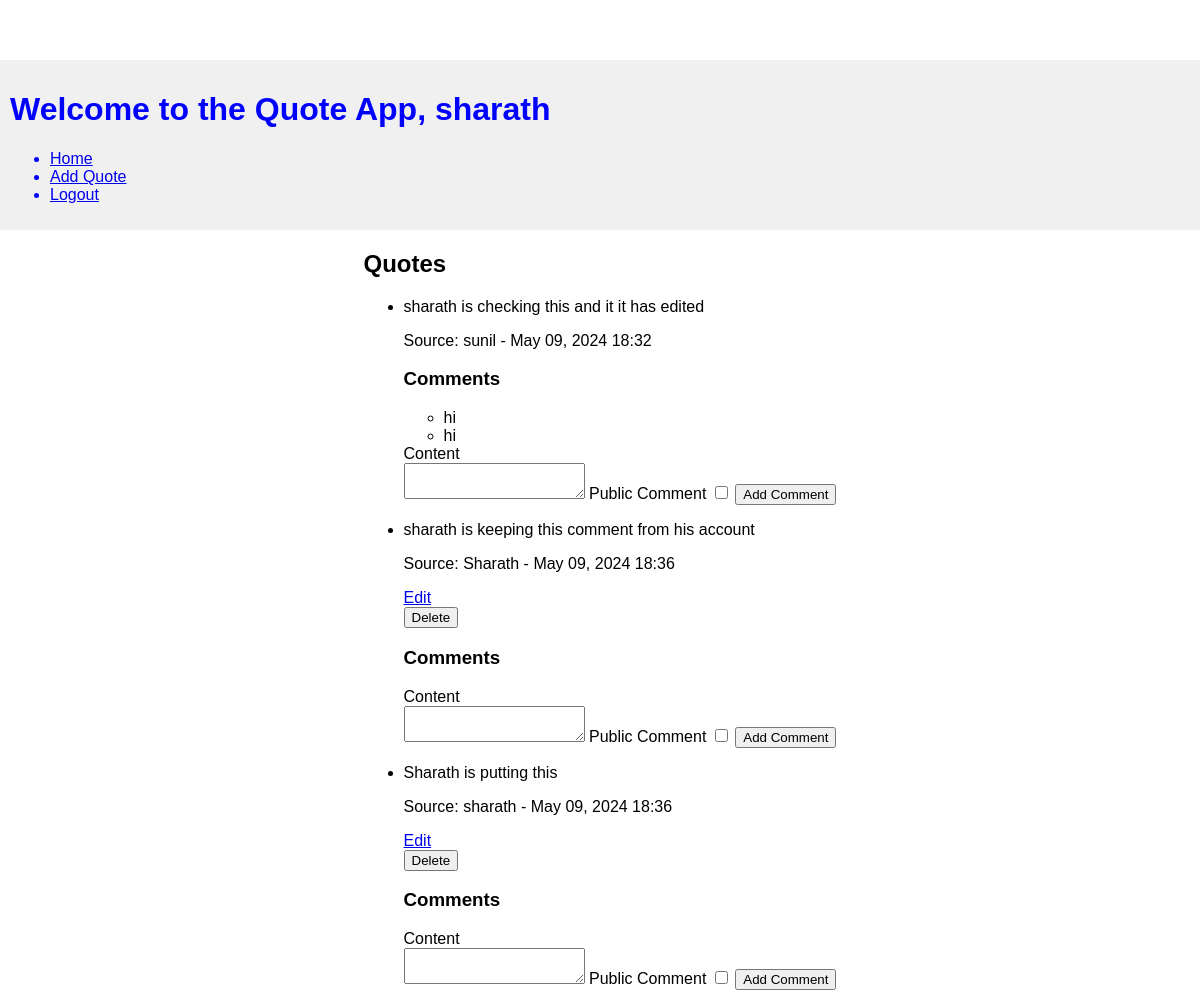
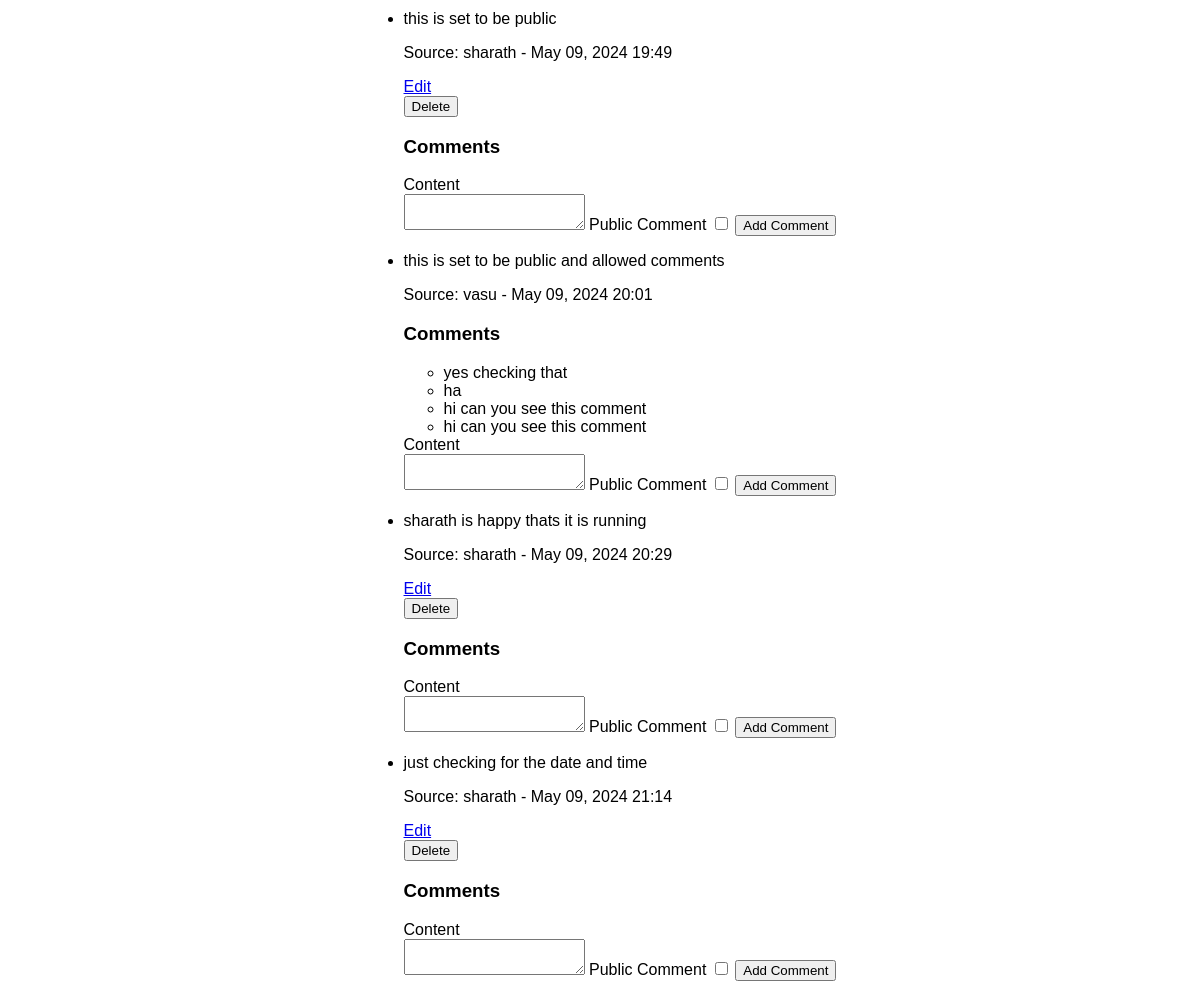
Screenshot of / (signed in) with the database file from the repository (2 pictures, top to bottom).
### app.py (models this page shows)
class User(UserMixin, db.Model):
    id = db.Column(db.Integer, primary_key=True)
    username = db.Column(db.String(20), unique=True, nullable=False)
    password_hash = db.Column(db.String(128), nullable=False)
    quotes = db.relationship('Quote', backref='author', lazy=True)
    comments = db.relationship('Comment', backref='author', lazy=True)

class Quote(db.Model):
    id = db.Column(db.Integer, primary_key=True)
    content = db.Column(db.Text, nullable=False)
    source = db.Column(db.String(100))  # Add the source attribute
    date_posted = db.Column(db.DateTime, default=datetime.utcnow)
    user_id = db.Column(db.Integer, db.ForeignKey('user.id'), nullable=False)
    public = db.Column(db.Boolean, default=True)
    comments_allowed = db.Column(db.Boolean, default=True)
    comments = db.relationship('Comment', backref='quote', lazy='dynamic')

class Comment(db.Model):
    id = db.Column(db.Integer, primary_key=True)
    content = db.Column(db.Text, nullable=False)
    public = db.Column(db.Boolean, default=False)
    date_posted = db.Column(db.DateTime, default=datetime.utcnow)
    user_id = db.Column(db.Integer, db.ForeignKey('user.id'), nullable=False)
    quote_id = db.Column(db.Integer, db.ForeignKey('quote.id'), nullable=False)

### app.py (the view)
@app.route('/')
def home():
    if current_user.is_authenticated:
        quotes = Quote.query.all()  # Fetch all quotes from the database
        comment_form = CommentForm()  # Instantiate the comment form
        return render_template('index.html', quotes=quotes, comment_form=comment_form)
    else:
        return redirect(url_for('login'))  # Redirect to login page if not logged in

### app.py
class CommentForm(FlaskForm):
    content = TextAreaField('Content', validators=[DataRequired()])
    public = BooleanField('Public Comment')
    submit = SubmitField('Submit')

### app.py (called while the page is built)
@login_manager.user_loader
def load_user(user_id):
    return User.query.get(int(user_id))

### templates/index.html (shortened to what this page needs)
<!DOCTYPE html>
<html lang="en">
<head>
</head>
<body>
    <header>
        <h1>Welcome to the Quote App, {{ current_user.username }}</h1>
        <nav>
            <ul>
                <li><a href="{{ url_for('home') }}">Home</a></li>
                <li><a href="{{ url_for('add_quote') }}">Add Quote</a></li>
                <li><a href="{{ url_for('logout') }}">Logout</a></li>
            </ul>
        </nav>
    </header>
    <main>
        <div>
            <h2>Quotes</h2>
            <ul>
                {% for quote in quotes %}
                    <li>
                        <p>{{ quote.content }}</p>
                        <p>Source: {{ quote.source }} - {{ quote.date_posted.strftime('%B %d, %Y %H:%M') }}</p>
                        {% if current_user == quote.author %}
                            <a href="{{ url_for('edit_quote', quote_id=quote.id) }}">Edit</a>
                            <form action="{{ url_for('delete_quote', quote_id=quote.id) }}" method="post">
                                <button type="submit">Delete</button>
                            </form>
                        {% endif %}
                        <h3>Comments</h3>
                        <ul>
                            {% for comment in quote.comments %}
                                <li>{{ comment.content }}</li>
                            {% endfor %}
                        </ul>
                        {% if current_user %}
                            <form action="{{ url_for('view_quote', quote_id=quote.id) }}" method="post">
                                {{ comment_form.content.label }}<br>
                                {{ comment_form.content(size=20) }}
                                {{ comment_form.public.label }} {{ comment_form.public() }}
                                <button type="submit">Add Comment</button>
                            </form>
                        {% endif %}
                    </li>
                {% endfor %}
            </ul>
        </div>
    </main>
</body>
</html>

### templates/index.html (style rules this page uses)
body { height: 100%; margin: 0; font-family: Arial, sans-serif; padding-top: 60px; }
header { background-color: #f1f0f0; color: blue; padding: 10px; }
main { display: flex; flex-direction: column; justify-content: center; align-items: center; height: 100%; }

### rows the page displays
User: username "sharath"
Quote: content "sharath is checking this and it it has edited", source "sunil", date_posted "May 09, 2024 18:32", content.label "Content", public.label "Public Comment"
Comment: content "hi"
Comment: content "hi"
Quote: content "sharath is keeping this comment from his account", source "Sharath", date_posted "May 09, 2024 18:36", content.label "Content", public.label "Public Comment"
Quote: content "Sharath is putting this", source "sharath", date_posted "May 09, 2024 18:36", content.label "Content", public.label "Public Comment"
Quote: content "this is set to be public", source "sharath", date_posted "May 09, 2024 19:49", content.label "Content", public.label "Public Comment"
Quote: content "this is set to be public and allowed comments", source "vasu", date_posted "May 09, 2024 20:01", content.label "Content", public.label "Public Comment"
Comment: content "yes checking that"
Comment: content "ha"
Comment: content "hi can you see this comment"
Comment: content "hi can you see this comment"
Quote: content "sharath is happy thats it is running", source "sharath", date_posted "May 09, 2024 20:29", content.label "Content", public.label "Public Comment"
Quote: content "just checking for the date and time", source "sharath", date_posted "May 09, 2024 21:14", content.label "Content", public.label "Public Comment"
